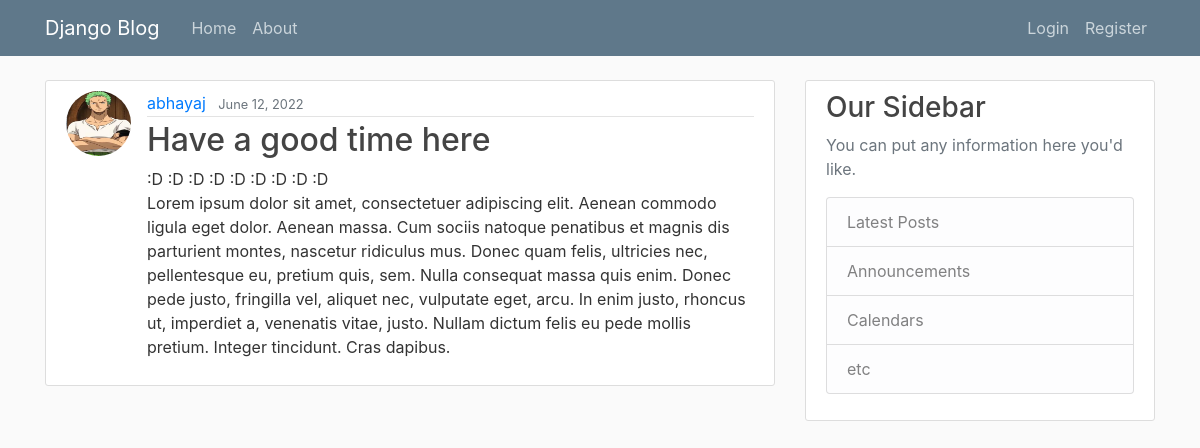
The app's page /post/18/ with its own data.
### blog/models.py (models this page shows, shortened)
class Post(models.Model):
    title = models.CharField(max_length=100)
    content = models.TextField()
    date_posted = models.DateTimeField(default=timezone.now)
    author = models.ForeignKey(User, on_delete=models.CASCADE)

### users/models.py (models this page shows, shortened)
class Profile(models.Model):
    user = models.OneToOneField(User, on_delete=models.CASCADE)
    image = models.ImageField(default='default.jpg', upload_to='profile_pics')

### blog/views.py (the view)
# urls.py: path('post/<int:pk>/', PostDetailView.as_view(), name='post-detail'),
class PostDetailView(DetailView):
    model = Post

### blog/templates/blog/post_detail.html (shortened to what this page needs)
{% extends "blog/base.html" %}
{% block content %}
    <article class="media content-section">
      <img class="rounded-circle article-img" src="{{ object.author.profile.image.url }}" >
        <div class="media-body">
          <div class="article-metadata">
            <a class="mr-2" href="{% url 'user-posts' object.author.username %}">{{ object.author }}</a>
            <small class="text-muted">{{ object.date_posted|date:"F d, Y" }}</small>
          </div>
          <h2 class="article-title"> {{ object.title }}</h2>
          <p class="article-content">{{ object.content }}</p>
        </div>
      </article>
{% endblock content %}

### blog/static/blog/main.css (style rules this page uses)
body { background: #fafafa; color: #333333; margin-top: 5rem; }
h1, h2, h3, h4, h5, h6 { color: #444444; }
.content-section { background: #ffffff; padding: 10px 20px; border: 1px solid #dddddd; border-radius: 3px; margin-bottom: 20px; }
.article-title { color: #444444; }
.article-content { white-space: pre-line; }
.article-img { height: 65px; width: 65px; margin-right: 16px; }
.article-metadata { padding-bottom: 1px; margin-bottom: 4px; border-bottom: 1px solid #e3e3e3 }

### records on screen
Post: author.profile.image (picture), author "abhayaj", date_posted "June 12, 2022", title "Have a good time here", content ":D :D :D :D :D :D :D :D :D Lorem ipsum dolor sit amet, consectetuer adipiscing elit. Aenean commodo ligula eget dolor. Aenean massa. Cum sociis natoque penatibus et magnis dis parturient montes, nascetur ridiculus mus. Donec quam felis, ultricies nec, pellentesque eu, pretium quis, sem. Nulla consequat massa quis enim. Donec pede justo, fringilla vel, aliquet nec, vulputate eget, arcu. In enim justo, rhoncus ut, imperdiet a, venenatis vitae, justo. Nullam dictum felis eu pede mollis pretium. Integer tincidunt. Cras dapibus."
